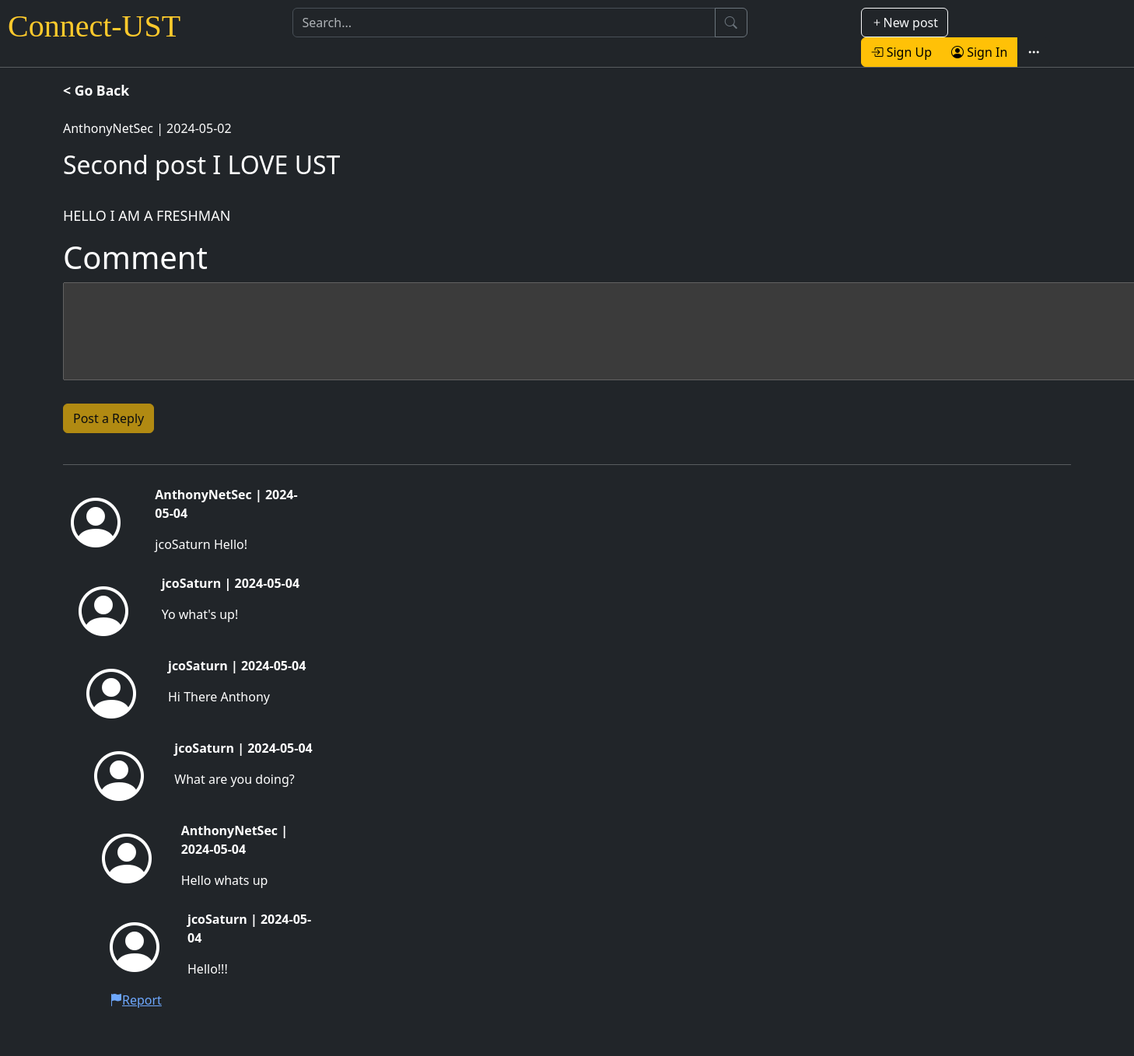
Page /post_details.php?id=823156 on the committed database.
### tables this page shows
CREATE TABLE `userpost` (
  `PostID` int(11) NOT NULL,
  `Username` varchar(25) DEFAULT NULL,
  `Title` varchar(255) DEFAULT NULL,
  `Body` longtext DEFAULT NULL,
  `Date_Submitted` date DEFAULT NULL
);

CREATE TABLE `comments` (
  `CommentID` int(11) NOT NULL,
  `PostID` int(11) DEFAULT NULL,
  `Username` varchar(25) DEFAULT NULL,
  `CommentBody` longtext DEFAULT NULL,
  `CommentDate` date DEFAULT NULL
);

### post_details.php (the view, shortened to what this page needs)
<?php
    include "header-menu.php";
    require_once "database.php";
    try {
        $pdo = new PDO($attr, $user, $pw, $opts);
    } catch(PDOException $e) {
        throw new PDOException($e->getMessage(), (int)$e->getCode());
    }
    if(isset($_GET['id'])) {
        $post_id = $_GET['id'];
        $query = "SELECT * FROM UserPost WHERE PostID = :post_id";
        $stmt_post = $pdo->prepare($query);
        $stmt_post->execute(['post_id' => $post_id]);
        $post = $stmt_post->fetch(PDO::FETCH_ASSOC);
    } else {
        header("Location: index.php");
        exit();
    }
?>
<body>
    <div id="post-container" class="container">
        <b><a onclick="history.back()" id="login-links"  style="font-size:110%;cursor:pointer;">< Go Back</a></b><br><br>
        <div class="post-details">
            <p><?php echo htmlspecialchars_decode($post["Username"]);echo " | ". htmlspecialchars_decode($post["Date_Submitted"]); ?></p>
            <h2><?php echo htmlspecialchars_decode($post["Title"]); ?></h2><br>
            <p style="font-size: large;"><?php echo htmlspecialchars_decode($post["Body"]); ?></p>
        </div>
        <div class="comment-section">
            <div class="reply-form">
                <form action="submit_reply.php" method="post">
                    <h1>Comment</h1>
                    <?php
                        if(!isset($_SESSION['username'])) { ?>
                            <textarea id="reply_body" name="reply_body" rows="5" cols="150" disabled></textarea>
                        <?php } else { ?>
                            <textarea id="reply_body" name="reply_body" rows="5" cols="150" oninput="checkTextArea()"></textarea>
                        <?php }
                    ?>
                    <br><br><button class="btn btn-warning" type="submit" id="submit_button" disabled>Post a Reply</button>
                </form>
            </div><br>
            <hr>
            <?php
                $query_comments = "SELECT * FROM comments WHERE PostID = :post_id ORDER BY CommentDate DESC";
                $stmt_comments = $pdo->prepare($query_comments);
                $stmt_comments->execute(['post_id' => $post_id]);
                while($comments = $stmt_comments->fetch(PDO::FETCH_ASSOC)) {
                    if(!empty($comments['Username']) || !empty($comments['CommentBody'] || !empty($comments['CommentDate']))) {
                        echo "<div class='comment-sec'>";
                        ?>
                        <div class="container" id="comment-container">
                            <div class="row">
                                <div class="col-1"><i class="bi bi-person-circle" style="font-size: 400%;" ></i></div>
                                <div class="col-2">
                                    <?php
                                            echo "<p><b>" . htmlspecialchars_decode($comments['Username']); echo " | " . htmlspecialchars_decode($comments['CommentDate'])  . "</b></p>";
                                            echo "<p>" . htmlspecialchars_decode($comments['CommentBody']) . "</p>";
                                            echo "</div>";
                                        }
                                    }
                                    ?>
                                </div>
                            <a href='#' type='button' data-bs-toggle='modal' data-bs-target='#reportModal'><i class='bi bi-flag-fill'></i>Report</a>
                        </div>
                    </div>
        </div>
    </div>
</body>
</html>

### style.css (style rules this page uses)
html, div { background-color: #212529; color:white; }
#login-links { text-decoration: none; color:white; }
#comment-container { background-color: #212529; padding:10px; }

### rows in the picture
userpost: Username "AnthonyNetSec", Date_Submitted "2024-05-02", Title "Second post I LOVE UST", Body "HELLO I AM A FRESHMAN"
comments: Username "AnthonyNetSec", CommentDate "2024-05-04", CommentBody "jcoSaturn Hello!"
comments: Username "jcoSaturn", CommentDate "2024-05-04", CommentBody "Yo what's up!"
comments: Username "jcoSaturn", CommentDate "2024-05-04", CommentBody "Hi There Anthony"
comments: Username "jcoSaturn", CommentDate "2024-05-04", CommentBody "What are you doing?"
comments: Username "AnthonyNetSec", CommentDate "2024-05-04", CommentBody "Hello whats up"
comments: Username "jcoSaturn", CommentDate "2024-05-04", CommentBody "Hello!!!"
